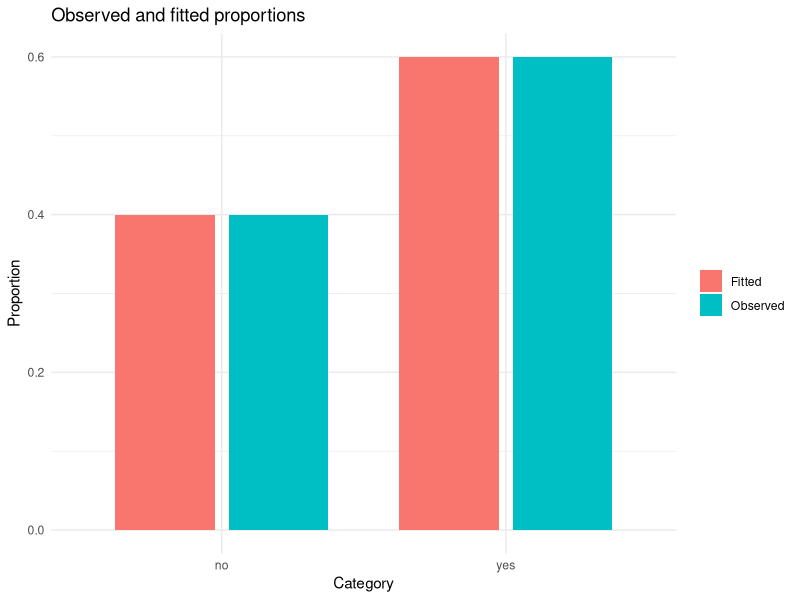
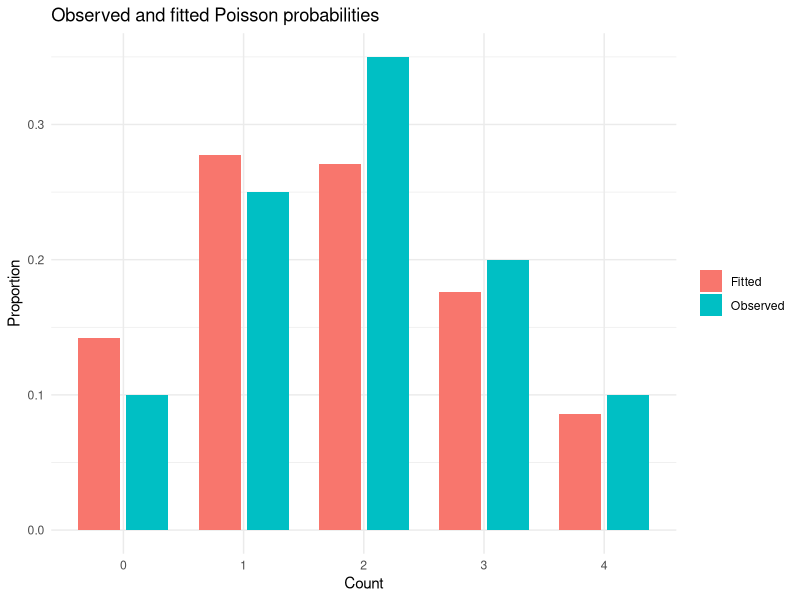
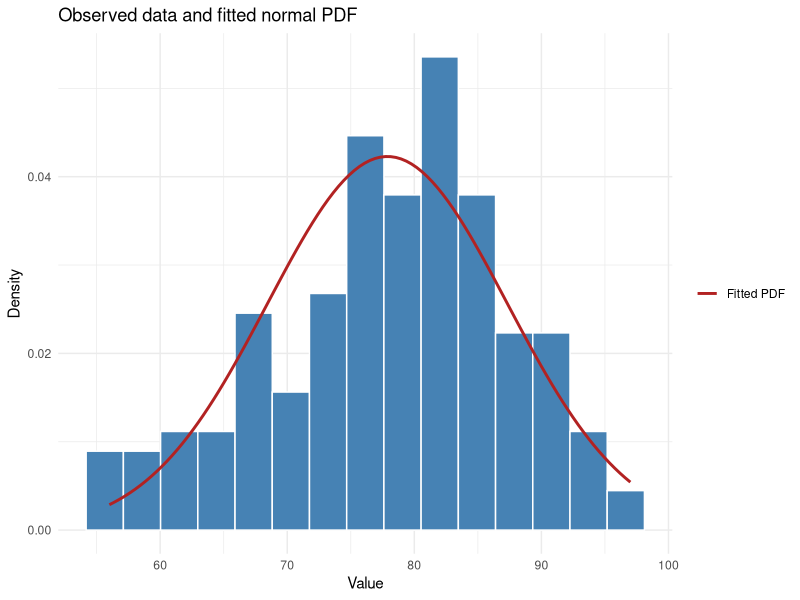

Reproduce these figures in R, in order.
## ---- chunk 1
knitr::opts_chunk$set(
  echo = TRUE,
  message = FALSE,
  warning = FALSE,
  comment = "",
  collapse = TRUE,
  fig.align = "center",
  fig.width = 6.5,
  fig.height = 4,
  fig.retina = 2
)

# Load ggplot2 for the fit-comparison plots
library(ggplot2)
## ---- chunk 2
# Example data: failures before the first success
failures <- c(0, 1, 2, 1, 0, 3, 2, 1, 4, 0)

# Closed-form geometric MLE
n <- length(failures)
p_hat <- n / (n + sum(failures))
p_hat
## ---- chunk 3
# A simple function of two inputs
f <- function(x, y) {
  -(x - 1)^2 - 2 * (y - 2)^2 - 0.5 * (x - 1) * (y - 2)
}

# Start from initial values
x <- 0
y <- 0

# Alternate between maximizing over x and over y
for (iter in 1:100) {
  # Fix y and maximize over x
  x_new <- optimize(
    function(x) f(x, y),
    interval = c(-10, 10), maximum = TRUE
  )$maximum

  # Fix x at its new value and maximize over y
  y_new <- optimize(
    function(y) f(x_new, y),
    interval = c(-10, 10), maximum = TRUE
  )$maximum

  # Stop when neither value changes by more than the tolerance
  if (abs(x_new - x) < 1e-8 && abs(y_new - y) < 1e-8) {
    x <- x_new
    y <- y_new
    break
  }

  # Otherwise, update both values and continue
  x <- x_new
  y <- y_new
}

# Report the final values and the number of iterations
c(x = x, y = y, iterations = iter)
## ---- chunk 4
# Helper function for the Module 5 mini-project.
# Copy this function into your R session or R Markdown file.
#
# This function only draws the observed data and the fitted PMF or PDF.
# It does not estimate parameters and it does not run any optimization.
# You supply the parameter values, usually the MLEs you found in your report.
#
# Usage:
#   plot_distribution_fit(data, "geometric", list(p = 10 / 24))
#   plot_distribution_fit(counts, "poisson", list(lambda = 1.95))
#   plot_distribution_fit(temperature, "normal", list(mu = 77.88, sigma = 9.47))
#
# Supported distributions and parameter names:
#   "bernoulli"          list(p = ...)
#   "binomial"           list(n = ..., p = ...)
#   "multinomial"        list(p = c(...))
#   "poisson"            list(lambda = ...)
#   "geometric"          list(p = ...)
#   "negative binomial"  list(r = ..., p = ...)
#   "exponential"        list(lambda = ...)
#   "gamma"              list(alpha = ..., beta = ...)
#   "beta"               list(alpha = ..., beta = ...)
#   "normal"             list(mu = ..., sigma = ...)
#   "log-normal"         list(mu_log = ..., sigma_log = ...)

library(ggplot2)

plot_distribution_fit <- function(data, distribution, params, bins = 15) {
  # Normalize the distribution name so that common aliases work.
  dist <- tolower(trimws(distribution))
  dist <- gsub("[_-]+", " ", dist)

  # Accept either a named list or a named numeric vector for the parameters.
  if (is.numeric(params) && !is.null(names(params))) {
    params <- as.list(params)
  }
  if (!is.list(params) || is.null(names(params))) {
    stop("params must be a named list or a named numeric vector.", call. = FALSE)
  }

  # Retrieve a required parameter and give a clear error if it is missing.
  get_param <- function(name) {
    value <- params[[name]]
    if (is.null(value)) {
      stop(
        "Missing parameter `", name, "` for the ", distribution,
        " distribution.",
        call. = FALSE
      )
    }
    value
  }

  # Check that a single probability is between 0 and 1.
  check_probability <- function(p, name = "p") {
    if (!is.numeric(p) || length(p) != 1 || is.na(p) || p < 0 || p > 1) {
      stop("`", name, "` must be a single number between 0 and 1.", call. = FALSE)
    }
    p
  }

  # Check that a single parameter is strictly positive.
  check_positive <- function(value, name) {
    if (!is.numeric(value) || length(value) != 1 || is.na(value) || value <= 0) {
      stop("`", name, "` must be a single positive number.", call. = FALSE)
    }
    value
  }

  # Check that count data are nonnegative whole numbers.
  check_counts <- function(x) {
    if (!is.numeric(x) || any(!is.finite(x)) || any(x < 0) || any(x != round(x))) {
      stop("The data must be nonnegative whole numbers for this distribution.", call. = FALSE)
    }
  }

  # Remove missing values and report how many were removed.
  n_missing <- sum(is.na(data))
  if (n_missing > 0) {
    message("Removed ", n_missing, " missing value(s).")
  }
  data <- data[!is.na(data)]
  if (length(data) == 0) {
    stop("No non-missing observations remain.", call. = FALSE)
  }

  # ------------------------------------------------------------
  # Categorical and discrete distributions
  # ------------------------------------------------------------

  if (dist %in% c("bernoulli", "bern")) {
    # Bernoulli data can be logical, numeric 0/1, or two categories.
    if (is.logical(data)) {
      categories <- c("FALSE", "TRUE")
      data_factor <- factor(data, levels = c(FALSE, TRUE))
      proportions <- as.numeric(table(data_factor) / length(data))
      p <- get_param("p")
      if (length(p) == 1) {
        p <- check_probability(p)
        fitted_probs <- c(1 - p, p)
      } else if (length(p) == 2) {
        if (any(p < 0) || abs(sum(p) - 1) > 1e-8) {
          stop("For Bernoulli data, `p` must be one probability or two probabilities that sum to 1.", call. = FALSE)
        }
        fitted_probs <- as.numeric(p)
      } else {
        stop("For Bernoulli data, `p` must have length 1 or 2.", call. = FALSE)
      }
    } else if (is.numeric(data) && all(data %in% c(0, 1))) {
      categories <- c("0", "1")
      proportions <- as.numeric(table(factor(data, levels = c(0, 1))) / length(data))
      p <- get_param("p")
      if (length(p) == 1) {
        p <- check_probability(p)
        fitted_probs <- c(1 - p, p)
      } else if (length(p) == 2) {
        if (any(p < 0) || abs(sum(p) - 1) > 1e-8) {
          stop("For Bernoulli data, `p` must be one probability or two probabilities that sum to 1.", call. = FALSE)
        }
        fitted_probs <- as.numeric(p)
      } else {
        stop("For Bernoulli data, `p` must have length 1 or 2.", call. = FALSE)
      }
    } else {
      data_factor <- factor(data)
      categories <- levels(data_factor)
      if (length(categories) != 2) {
        stop("Bernoulli data must have exactly two categories. Use \"multinomial\" for more than two.", call. = FALSE)
      }
      proportions <- as.numeric(table(data_factor) / length(data))
      p <- get_param("p")
      if (length(p) == 1) {
        p <- check_probability(p)
        fitted_probs <- c(1 - p, p)
      } else if (length(p) == 2) {
        if (any(p < 0) || abs(sum(p) - 1) > 1e-8) {
          stop("For Bernoulli data, `p` must be one probability or two probabilities that sum to 1.", call. = FALSE)
        }
        fitted_probs <- as.numeric(p)
      } else {
        stop("For Bernoulli data, `p` must have length 1 or 2.", call. = FALSE)
      }
    }

    plot_data <- data.frame(
      category = rep(factor(categories, levels = categories), 2),
      source = rep(c("Observed", "Fitted"), each = length(categories)),
      proportion = c(proportions, fitted_probs)
    )

    return(
      ggplot(plot_data, aes(x = category, y = proportion, fill = source)) +
        geom_col(position = position_dodge(width = 0.8), width = 0.7) +
        labs(x = "Category", y = "Proportion", fill = NULL,
             title = "Observed and fitted proportions") +
        theme_minimal()
    )
  }

  if (dist %in% c("multinomial", "multi")) {
    # Multinomial data are category labels; the supplied probabilities must
    # match the categories in the order of the factor levels.
    data_factor <- factor(data)
    categories <- levels(data_factor)
    if (length(categories) < 2) {
      stop("Multinomial data must have at least two categories.", call. = FALSE)
    }

    p <- get_param("p")
    if (!is.numeric(p) || any(p < 0) || abs(sum(p) - 1) > 1e-8) {
      stop("For multinomial data, `p` must be nonnegative probabilities that sum to 1.", call. = FALSE)
    }
    if (!is.null(names(p))) {
      if (!all(categories %in% names(p))) {
        stop("Named probabilities in `p` must include every category.", call. = FALSE)
      }
      p <- p[categories]
    }
    if (length(p) != length(categories)) {
      stop("`p` must have one probability for each category.", call. = FALSE)
    }

    observed <- as.numeric(table(data_factor) / length(data))
    plot_data <- data.frame(
      category = rep(factor(categories, levels = categories), 2),
      source = rep(c("Observed", "Fitted"), each = length(categories)),
      proportion = c(observed, as.numeric(p))
    )

    return(
      ggplot(plot_data, aes(x = category, y = proportion, fill = source)) +
        geom_col(position = position_dodge(width = 0.8), width = 0.7) +
        labs(x = "Category", y = "Proportion", fill = NULL,
             title = "Observed and fitted proportions") +
        theme_minimal()
    )
  }

  if (dist %in% c("binomial", "binom")) {
    check_counts(data)
    n <- get_param("n")
    p <- get_param("p")
    if (!is.numeric(n) || length(n) != 1 || is.na(n) || n < 1 || n != round(n)) {
      stop("`n` must be a positive whole number.", call. = FALSE)
    }
    p <- check_probability(p)
    if (any(data > n)) {
      stop("Binomial data cannot exceed the number of trials `n`.", call. = FALSE)
    }

    values <- 0:n
    observed <- as.numeric(table(factor(data, levels = values)) / length(data))
    fitted <- dbinom(values, size = n, prob = p)

    plot_data <- data.frame(
      count = rep(values, 2),
      source = rep(c("Observed", "Fitted"), each = length(values)),
      proportion = c(observed, fitted)
    )

    return(
      ggplot(plot_data, aes(x = factor(count), y = proportion, fill = source)) +
        geom_col(position = position_dodge(width = 0.8), width = 0.7) +
        labs(x = "Count", y = "Proportion", fill = NULL,
             title = "Observed and fitted binomial probabilities") +
        theme_minimal()
    )
  }

  if (dist %in% c("poisson")) {
    check_counts(data)
    lambda <- check_positive(get_param("lambda"), "lambda")

    values <- 0:max(data)
    observed <- as.numeric(table(factor(data, levels = values)) / length(data))
    fitted <- dpois(values, lambda = lambda)

    plot_data <- data.frame(
      count = rep(values, 2),
      source = rep(c("Observed", "Fitted"), each = length(values)),
      proportion = c(observed, fitted)
    )

    return(
      ggplot(plot_data, aes(x = factor(count), y = proportion, fill = source)) +
        geom_col(position = position_dodge(width = 0.8), width = 0.7) +
        labs(x = "Count", y = "Proportion", fill = NULL,
             title = "Observed and fitted Poisson probabilities") +
        theme_minimal()
    )
  }

  if (dist %in% c("geometric", "geom")) {
    check_counts(data)
    p <- check_probability(get_param("p"))
    if (p == 0) {
      stop("`p` must be greater than 0 for a geometric distribution.", call. = FALSE)
    }

    values <- 0:max(data)
    observed <- as.numeric(table(factor(data, levels = values)) / length(data))
    fitted <- dgeom(values, prob = p)

    plot_data <- data.frame(
      count = rep(values, 2),
      source = rep(c("Observed", "Fitted"), each = length(values)),
      proportion = c(observed, fitted)
    )

    return(
      ggplot(plot_data, aes(x = factor(count), y = proportion, fill = source)) +
        geom_col(position = position_dodge(width = 0.8), width = 0.7) +
        labs(x = "Failures before first success", y = "Proportion", fill = NULL,
             title = "Observed and fitted geometric probabilities") +
        theme_minimal()
    )
  }

  if (dist %in% c("negative binomial", "negbin", "negative binomial distribution")) {
    check_counts(data)
    r <- check_positive(get_param("r"), "r")
    p <- check_probability(get_param("p"))
    if (p == 0) {
      stop("`p` must be greater than 0 for a negative binomial distribution.", call. = FALSE)
    }

    values <- 0:max(data)
    observed <- as.numeric(table(factor(data, levels = values)) / length(data))
    fitted <- dnbinom(values, size = r, prob = p)

    plot_data <- data.frame(
      count = rep(values, 2),
      source = rep(c("Observed", "Fitted"), each = length(values)),
      proportion = c(observed, fitted)
    )

    return(
      ggplot(plot_data, aes(x = factor(count), y = proportion, fill = source)) +
        geom_col(position = position_dodge(width = 0.8), width = 0.7) +
        labs(x = "Failures before the rth success", y = "Proportion", fill = NULL,
             title = "Observed and fitted negative binomial probabilities") +
        theme_minimal()
    )
  }

  # ------------------------------------------------------------
  # Continuous distributions
  # ------------------------------------------------------------

  if (!is.numeric(data)) {
    stop("Continuous distributions require numeric data.", call. = FALSE)
  }
  if (any(!is.finite(data))) {
    stop("Continuous data must be finite numbers.", call. = FALSE)
  }
  if (length(data) < 2) {
    stop("At least two observations are needed for a continuous fit plot.", call. = FALSE)
  }

  if (dist %in% c("normal", "gaussian")) {
    mu <- get_param("mu")
    sigma <- check_positive(get_param("sigma"), "sigma")
    if (!is.numeric(mu) || length(mu) != 1 || is.na(mu)) {
      stop("`mu` must be a single number.", call. = FALSE)
    }

    p <- ggplot(data.frame(x = data), aes(x = x)) +
      geom_histogram(aes(y = after_stat(density)), bins = bins,
                     fill = "steelblue", color = "white") +
      stat_function(fun = dnorm, args = list(mean = mu, sd = sigma),
                    aes(color = "Fitted PDF"), linewidth = 1) +
      scale_color_manual(values = "firebrick", name = NULL) +
      labs(x = "Value", y = "Density",
           title = "Observed data and fitted normal PDF") +
      theme_minimal()
    return(p)
  }

  if (dist %in% c("exponential", "exp")) {
    lambda <- check_positive(get_param("lambda"), "lambda")
    if (any(data < 0)) {
      stop("Exponential data must be nonnegative.", call. = FALSE)
    }
    if (max(data) == 0) {
      stop("The data must contain at least one positive value.", call. = FALSE)
    }

    p <- ggplot(data.frame(x = data), aes(x = x)) +
      geom_histogram(aes(y = after_stat(density)), bins = bins,
                     fill = "steelblue", color = "white") +
      stat_function(fun = dexp, args = list(rate = lambda),
                    xlim = c(0, max(data)),
                    aes(color = "Fitted PDF"), linewidth = 1) +
      scale_color_manual(values = "firebrick", name = NULL) +
      labs(x = "Value", y = "Density",
           title = "Observed data and fitted exponential PDF") +
      theme_minimal()
    return(p)
  }

  if (dist %in% c("gamma")) {
    alpha <- check_positive(get_param("alpha"), "alpha")
    beta <- check_positive(get_param("beta"), "beta")
    if (any(data <= 0)) {
      stop("Gamma data must be strictly positive.", call. = FALSE)
    }

    p <- ggplot(data.frame(x = data), aes(x = x)) +
      geom_histogram(aes(y = after_stat(density)), bins = bins,
                     fill = "steelblue", color = "white") +
      stat_function(fun = dgamma, args = list(shape = alpha, rate = beta),
                    xlim = c(0, max(data)),
                    aes(color = "Fitted PDF"), linewidth = 1) +
      scale_color_manual(values = "firebrick", name = NULL) +
      labs(x = "Value", y = "Density",
           title = "Observed data and fitted gamma PDF") +
      theme_minimal()
    return(p)
  }

  if (dist %in% c("beta")) {
    alpha <- check_positive(get_param("alpha"), "alpha")
    beta <- check_positive(get_param("beta"), "beta")
    if (any(data <= 0 | data >= 1)) {
      stop("Beta data must lie strictly between 0 and 1.", call. = FALSE)
    }

    p <- ggplot(data.frame(x = data), aes(x = x)) +
      geom_histogram(aes(y = after_stat(density)), bins = bins,
                     fill = "steelblue", color = "white") +
      stat_function(fun = dbeta, args = list(shape1 = alpha, shape2 = beta),
                    xlim = c(0, 1),
                    aes(color = "Fitted PDF"), linewidth = 1) +
      scale_color_manual(values = "firebrick", name = NULL) +
      coord_cartesian(xlim = c(0, 1)) +
      labs(x = "Proportion", y = "Density",
           title = "Observed data and fitted beta PDF") +
      theme_minimal()
    return(p)
  }

  if (dist %in% c("log normal", "lognormal")) {
    mu_log <- get_param("mu_log")
    sigma_log <- check_positive(get_param("sigma_log"), "sigma_log")
    if (!is.numeric(mu_log) || length(mu_log) != 1 || is.na(mu_log)) {
      stop("`mu_log` must be a single number.", call. = FALSE)
    }
    if (any(data <= 0)) {
      stop("Log-normal data must be strictly positive.", call. = FALSE)
    }

    p <- ggplot(data.frame(x = data), aes(x = x)) +
      geom_histogram(aes(y = after_stat(density)), bins = bins,
                     fill = "steelblue", color = "white") +
      stat_function(fun = dlnorm,
                    args = list(meanlog = mu_log, sdlog = sigma_log),
                    xlim = c(0, max(data)),
                    aes(color = "Fitted PDF"), linewidth = 1) +
      scale_color_manual(values = "firebrick", name = NULL) +
      labs(x = "Value", y = "Density",
           title = "Observed data and fitted log-normal PDF") +
      theme_minimal()
    return(p)
  }

  stop(
    "Unsupported distribution `", distribution, "`. ",
    "Use one of: bernoulli, binomial, multinomial, poisson, geometric, ",
    "negative binomial, exponential, gamma, beta, normal, log-normal.",
    call. = FALSE
  )
}
## ---- chunk 5
# Example categorical data
status <- c("yes", "no", "yes", "yes", "no", "yes",
            "no", "yes", "yes", "no")

# Estimated probability of "yes"
p_hat <- mean(status == "yes")

# Plot observed proportions and fitted probabilities
plot_distribution_fit(status, "bernoulli", list(p = p_hat))
## ---- chunk 6
# Example count data
counts <- c(0, 1, 2, 3, 4, 1, 2, 2, 3, 1,
            0, 2, 3, 4, 2, 1, 2, 3, 1, 2)

# Estimated Poisson rate
lambda_hat <- mean(counts)

# Plot observed proportions and fitted Poisson probabilities
plot_distribution_fit(counts, "poisson", list(lambda = lambda_hat))
## ---- chunk 7
# Example continuous data: temperatures from the built-in airquality data
temperature <- na.omit(airquality$Temp)

# Estimated normal parameters
mu_hat <- mean(temperature)
sigma_hat <- sqrt(mean((temperature - mu_hat)^2))

# Plot the histogram and fitted normal PDF
plot_distribution_fit(
  temperature,
  "normal",
  list(mu = mu_hat, sigma = sigma_hat)
)
